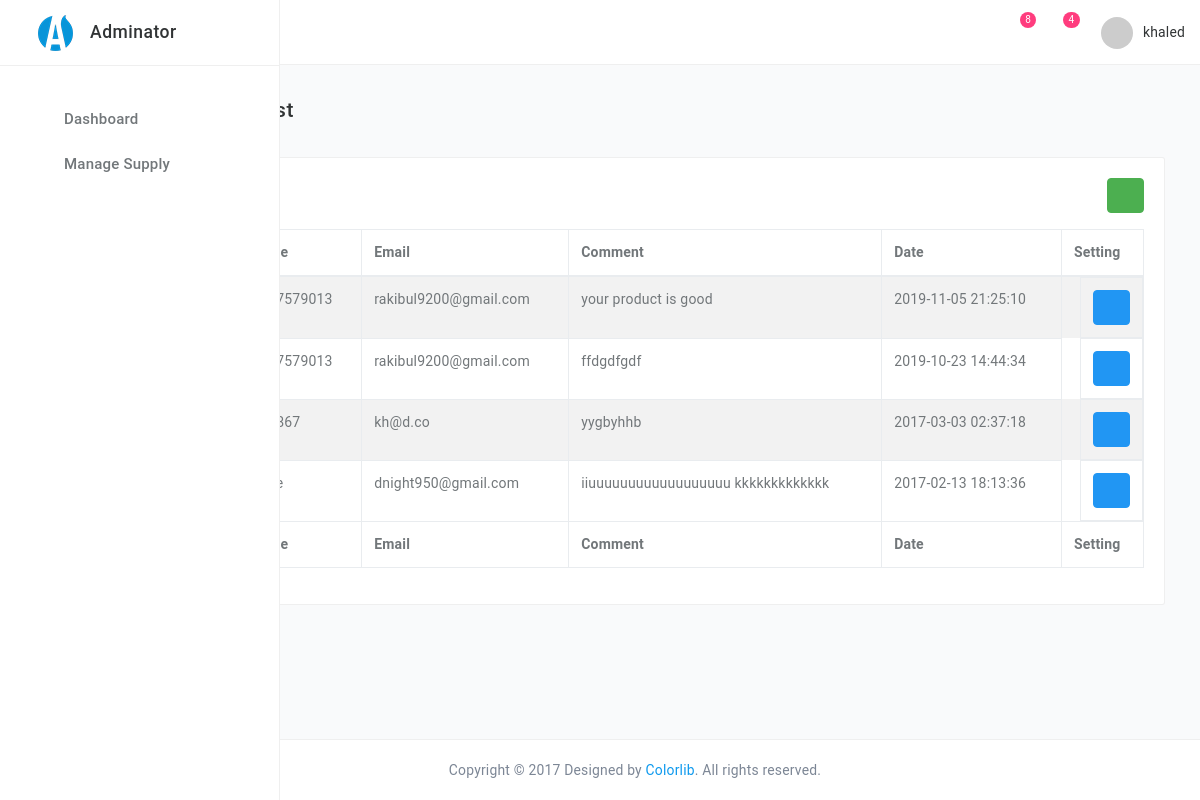
/admin/emaillist.php (signed in), run on the app's committed database.
### tables this page shows
CREATE TABLE IF NOT EXISTS `contact` (
  `contactid` int(11) NOT NULL AUTO_INCREMENT,
  `name` varchar(255) NOT NULL,
  `mobileNo` varchar(255) NOT NULL,
  `email` varchar(255) NOT NULL,
  `body` text NOT NULL,
  `status` int(11) NOT NULL DEFAULT '0',
  `date` timestamp NOT NULL DEFAULT CURRENT_TIMESTAMP,
  PRIMARY KEY (`contactid`)
);

### lib/Database.php (called while the page is built, shortened)
<?php
Class Database{
 public $host   = DB_HOST;
 public $user   = DB_USER;
 public $pass   = DB_PASS;
 public $dbname = DB_NAME;
 public $link;
private function connectDB(){
 $this->link = new mysqli($this->host, $this->user, $this->pass,
  $this->dbname);
 }
public function select($query){
  $result = $this->link->query($query) or
   die($this->link->error.__LINE__);
  if($result->num_rows > 0){
    return $result;
  } else {
    return false;
  }
 }
}
?>

### classes/User.php (called while the page is built, shortened)
<?php
$filepath=realpath(dirname(__FILE__));
include_once ($filepath.'/../lib/Database.php');
 ?>
<?php
class User{
	private $db;
	public function __construct(){
		$this->db=new Database();
	}
	public function getAllComments()
	{
		$query = "select * from contact where status ='0' order by contactid desc";
		$result=$this->db->select($query);
		return $result;
	}
}
 ?>

### admin/emaillist.php (the view, shortened to what this page needs)
<?php include 'inc/header.php';?>
<?php include 'inc/sidebar.php';?>
<?php include 'inc/header-nav.php';?>
<?php include '../classes/User.php';
$ur=new User();
 ?>
<main class="main-content bgc-grey-100">
    <div id="mainContent">
        <div class="container-fluid">
            <h4 class="c-grey-900 mT-10 mB-30">User Comment List</h4>
            <div class="row">
                <div class="col-md-12">
                    <div class="bgc-white bd bdrs-3 p-20 mB-20">
                        <h4 class="c-grey-900 mB-20"> Data Table <span class="pull-right"><a href="catadd.php" class="btn btn-success btn-xs"><i class="fa fa-plus" aria-hidden="true"></i></a></span></h4>
                        <table id="table-datatables" class="table table-striped table-bordered" cellspacing="0" width="100%">
                            <thead>
                                <tr>
                                    <th>Name</th>
                                    <th>Mobile</th>
                                    <th>Email</th>
                                    <th>Comment</th>
                                    <th>Date</th>
                                    <th>Setting</th>
                                </tr>
                            </thead>
                            <tfoot>
                                <tr>
                                    <th>Name</th>
                                    <th>Mobile</th>
                                    <th>Email</th>
                                    <th>Comment</th>
                                    <th>Date</th>
                                    <th>Setting</th>
                                </tr>
                            </tfoot>
                            <tbody>
                                <?php
                                $getCmnt=$ur->getAllComments();
                                if ($getCmnt) {
                                  while ($re=$getCmnt->fetch_assoc()) {
                                 ?>
                                <tr>
                                    <td><?php echo($re['name']); ?></td>
                                    <td><?php echo($re['mobileNo']) ;?></td>
                                    <td><?php echo($re['email']) ;?></td>
                                    <td><?php echo($re['body']) ;?></td>
                                    <td><?php echo($re['date']) ;?></td>
                                    <td class="pull-right">
                                        <a class="btn btn-primary" href="viewmsg.php?vmsgid=<?php echo($re['contactid']); ?>"><i class="fa fa-eye" aria-hidden="true"></i></a>
                                    </td>
                                </tr>
                                <?php }}else{echo("catagory not found");} ?>
                            </tbody>
                        </table>
                    </div>
                </div>
            </div>
        </div>
    </div>
</main>
<?php include 'inc/footer.php';?>

### data on the page
contact: mobileNo "01817579013", email "rakibul9200@gmail.com", body "your product is good", date "2019-11-05 21:25:10"
contact: mobileNo "01817579013", email "rakibul9200@gmail.com", body "ffdgdfgdf", date "2019-10-23 14:44:34"
contact: email "kh@d.co", body "yygbyhhb", date "2017-03-03 02:37:18"
contact: email "dnight950@gmail.com", body "iiuuuuuuuuuuuuuuuuuu kkkkkkkkkkkkk", date "2017-02-13 18:13:36"

### other printed values
$countOrder "8"
$countMail "4"
Session::get('adminName') "khaled"
